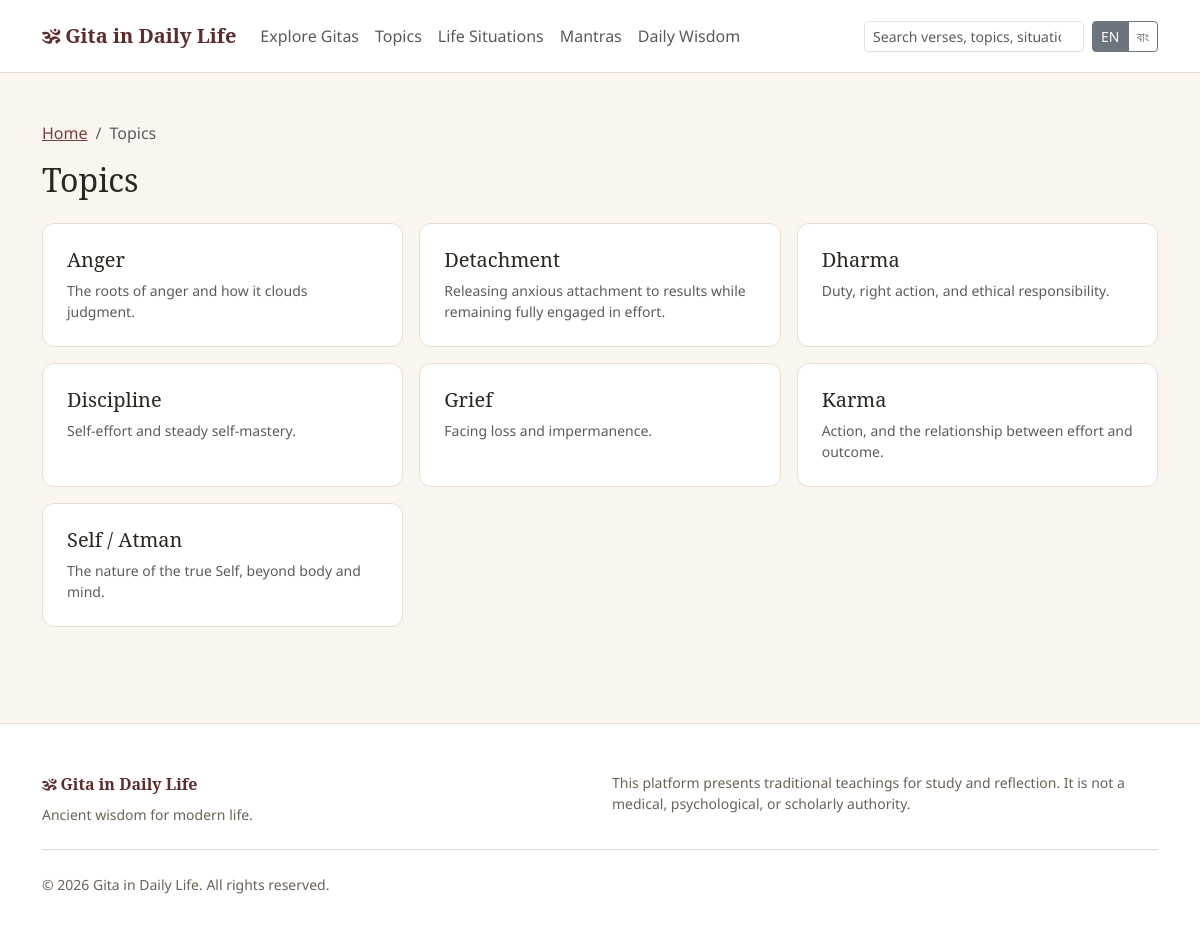
The app's page /public/topics with its own data.
### tables this page shows
CREATE TABLE settings (
    id INT UNSIGNED AUTO_INCREMENT PRIMARY KEY,
    setting_key VARCHAR(150) NOT NULL UNIQUE,
    setting_value TEXT NULL,
    setting_group VARCHAR(60) NOT NULL DEFAULT 'general'
);

CREATE TABLE topics (
    id INT UNSIGNED AUTO_INCREMENT PRIMARY KEY,
    name VARCHAR(150) NOT NULL,
    slug VARCHAR(160) NOT NULL UNIQUE,
    description TEXT NULL,
    status ENUM('draft','pending','published','archived') NOT NULL DEFAULT 'published',
    created_at DATETIME NOT NULL DEFAULT CURRENT_TIMESTAMP,
    updated_at DATETIME NOT NULL DEFAULT CURRENT_TIMESTAMP ON UPDATE CURRENT_TIMESTAMP,
    INDEX idx_topics_status (status)
);

### app/core/Controller.php (called while the page is built, shortened)
<?php
abstract class Controller
{
    protected function view(string $view, array $data = []): void
    {
        extract($data, EXTR_SKIP);
        $viewFile = VIEWS_PATH . '/frontend/' . $view . '.php';
        $metaDescription = $data['metaDescription'] ?? Setting::get('default_meta_description', 'Ancient wisdom for modern life.');
        require $viewFile;
    }
}

### modules/TopicController.php (called while the page is built, shortened)
<?php
final class TopicController extends Controller
{
    public function index(): void
    {
        $this->view('topics/index', [
            'pageTitle' => 'Topics — ' . APP_NAME,
            'topics' => Topic::published(),
        ]);
    }
}

### public/index.php (called while the page is built, shortened)
<?php
require_once __DIR__ . '/../app/bootstrap.php';
$router = new Router();
$router->dispatch();

### app/helpers/functions.php (called while the page is built, shortened)
<?php
function e(?string $value): string
{
    return htmlspecialchars((string) $value, ENT_QUOTES, 'UTF-8');
}
function url(string $path = ''): string
{
    return APP_BASE_PATH . '/' . ltrim($path, '/');
}
function current_lang(): string
{
    return Session::get('lang', DEFAULT_LANGUAGE);
}
function __t(string $key, array $replace = []): string
{
    static $cache = [];
    $lang = current_lang();
    if (!isset($cache[$lang])) {
        $file = LANGUAGES_PATH . '/' . $lang . '.php';
        $cache[$lang] = is_file($file) ? require $file : [];
    }
    $text = $cache[$lang][$key] ?? $key;
    return $text;
}
function str_excerpt(?string $text, int $length = 160): string
{
    $text = trim((string) $text);
    if (mb_strlen($text) <= $length) {
        return $text;
    }
    $truncated = mb_substr($text, 0, $length);
    return $truncated . '…';
}

### app/core/Database.php (called while the page is built, shortened)
<?php
final class Database
{
    private static ?PDO $instance = null;
    public static function connection(): PDO
    {
        if (self::$instance === null) {
            $dsn = sprintf('mysql:host=%s;dbname=%s;charset=%s', DB_HOST, DB_NAME, DB_CHARSET);
            self::$instance = new PDO($dsn, DB_USER, DB_PASS, [
                PDO::ATTR_ERRMODE => PDO::ERRMODE_EXCEPTION,
                PDO::ATTR_DEFAULT_FETCH_MODE => PDO::FETCH_ASSOC,
                PDO::ATTR_EMULATE_PREPARES => false,
            ]);
        }
        return self::$instance;
    }
}

### app/core/Model.php (called while the page is built, shortened)
<?php
abstract class Model
{
    protected static string $table = '';
    protected static function db(): PDO
    {
        return Database::connection();
    }
    protected static function assertSafeIdentifier(string $identifier): string
    {
        return $identifier;
    }
    public static function all(string $orderBy = ''): array
    {
        $sql = 'SELECT * FROM ' . static::$table;
        return self::db()->query($sql)->fetchAll();
    }
    public static function where(array $conditions = [], string $orderBy = '', ?int $limit = null, ?int $offset = null): array
    {
        [$whereSql, $params] = self::buildWhere($conditions);
        $sql = 'SELECT * FROM ' . static::$table . $whereSql;
        if ($orderBy !== '') {
            $sql .= ' ORDER BY ' . self::sanitizeOrderBy($orderBy);
        }
        $stmt = self::db()->prepare($sql);
        $stmt->execute($params);
        return $stmt->fetchAll();
    }
    protected static function buildWhere(array $conditions, bool $withKeyword = true): array
    {
        $parts = [];
        $params = [];
        foreach ($conditions as $column => $value) {
            if ($value === null) {
                $parts[] = $column . ' IS NULL';
            } else {
                $parts[] = $column . ' = ?';
                $params[] = $value;
            }
        }
        $sql = implode(' AND ', $parts);
        return [($withKeyword ? ' WHERE ' : '') . $sql, $params];
    }
    protected static function sanitizeOrderBy(string $orderBy): string
    {
        $parts = array_map('trim', explode(',', $orderBy));
        $safe = [];
        foreach ($parts as $part) {
            if (preg_match('/^([a-zA-Z_][a-zA-Z0-9_]*)\s*(ASC|DESC)?$/i', $part, $m)) {
                $safe[] = $m[1] . (isset($m[2]) ? ' ' . strtoupper($m[2]) : '');
            }
        }
        return $safe === [] ? '' : implode(', ', $safe);
    }
}

### app/models/Setting.php (called while the page is built, shortened)
<?php
final class Setting extends Model
{
    public static function get(string $key, ?string $default = null): ?string
    {
        static $cache = null;
        if ($cache === null) {
            $cache = [];
            foreach (self::all() as $row) {
                $cache[$row['setting_key']] = $row['setting_value'];
            }
        }
        return $cache[$key] ?? $default;
    }
}

### app/core/Session.php (called while the page is built, shortened)
<?php
final class Session
{
    public static function get(string $key, $default = null)
    {
        return $_SESSION[$key] ?? $default;
    }
}

### app/bootstrap.php (called while the page is built, shortened)
<?php
require_once APP_PATH . '/config/config.php';
spl_autoload_register(function (string $class): void {
    static $dirs = null;
    if ($dirs === null) {
        $dirs = [
            APP_PATH . '/core',
            APP_PATH . '/models',
            APP_PATH . '/services',
            ROOT_PATH . '/modules',
        ];
    }
    foreach ($dirs as $dir) {
        $file = $dir . '/' . $class . '.php';
        if (is_file($file)) {
            return;
        }
    }
});
require_once APP_PATH . '/helpers/functions.php';

### app/models/Topic.php (called while the page is built, shortened)
<?php
final class Topic extends Model
{
    public static function published(): array
    {
        return self::where(['status' => 'published'], 'name ASC');
    }
}

### app/core/Request.php (called while the page is built, shortened)
<?php
final class Request
{
    public static function uri(): string
    {
        $uri = $_SERVER['REQUEST_URI'] ?? '/';
        $path = parse_url($uri, PHP_URL_PATH);
        return $path === false || $path === null ? '/' : $path;
    }
}

### views/frontend/topics/index.php (the view)
<div class="container py-5">
  <nav aria-label="breadcrumb"><ol class="breadcrumb"><li class="breadcrumb-item"><a href="<?= e(url('')) ?>"><?= e(__t('breadcrumb.home')) ?></a></li><li class="breadcrumb-item active"><?= e(__t('breadcrumb.topics')) ?></li></ol></nav>
  <h1 class="h2 font-serif mb-4"><?= e(__t('topics.page_title')) ?></h1>
  <div class="row g-3">
    <?php foreach ($topics as $topic): ?>
      <div class="col-md-4">
        <a href="<?= e(url('topics/' . $topic['slug'])) ?>" class="card-gidl p-4 d-block text-decoration-none text-reset h-100">
          <h2 class="h5 font-serif"><?= e($topic['name']) ?></h2>
          <p class="text-muted small mb-0"><?= e(str_excerpt($topic['description'], 100)) ?></p>
        </a>
      </div>
    <?php endforeach; ?>
  </div>
</div>

### app/core/Router.php (shortened to what this page needs)
<?php
final class Router
{
    private array $routes = [];
    public function get(string $pattern, string $handler): void
    {
        $this->routes[] = ['GET', $pattern, $handler];
    }
    public function dispatch(): void
    {
        $uri = $this->currentPath();
        foreach ($this->routes as [$routeMethod, $pattern, $handler]) {
            $regex = $this->patternToRegex($pattern);
            if (preg_match($regex, $uri, $matches)) {
                $params = array_filter($matches, static fn ($key) => !is_int($key), ARRAY_FILTER_USE_KEY);
                $this->callHandler($handler, array_values($params));
                return;
            }
        }
    }
    private function currentPath(): string
    {
        $uri = Request::uri();
        $base = APP_BASE_PATH;
        if ($base !== '' && str_starts_with($uri, $base)) {
            $uri = substr($uri, strlen($base));
        }
        $uri = '/' . trim($uri, '/');
        return $uri;
    }
    private function patternToRegex(string $pattern): string
    {
        $pattern = rtrim($pattern, '/');
        if ($pattern === '') {
            $pattern = '/';
        }
        $regex = preg_replace('#\{([a-zA-Z_][a-zA-Z0-9_]*)\}#', '(?P<$1>[^/]+)', $pattern);
        return '#^' . $regex . '$#u';
    }
    private function callHandler(string $handler, array $params): void
    {
        [$controllerName, $methodName] = explode('@', $handler);
        $controller = new $controllerName();
        $controller->$methodName(...$params);
    }
}

### public/assets/css/style.css (style rules this page uses)
:root { --gidl-bg: #faf6ef; --gidl-surface: #ffffff; --gidl-text: #2b2620; --gidl-text-muted: #6b6156; --gidl-border: #e8dfd0; --gidl-primary: #7a3b3b; --gidl-primary-dark: #5e2c2c; --gidl-accent: #c98a3e; }
body { background-color: var(--gidl-bg); color: var(--gidl-text); font-family: 'Noto Sans', system-ui, -apple-system, "Segoe UI", sans-serif; }
.font-serif, h1, h2, h3, h4, .verse-sanskrit { font-family: 'Noto Serif', Georgia, 'Times New Roman', serif; }
a { color: var(--gidl-primary); }
.card-gidl { background: var(--gidl-surface); border: 1px solid var(--gidl-border); border-radius: .75rem; transition: box-shadow .15s ease, transform .15s ease; }

### records on screen
settings: setting_value "Home", setting_value "Topics"
topics: name "Anger", description "The roots of anger and how it clouds judgment."
topics: name "Detachment", description "Releasing anxious attachment to results while remaining fully engaged in effort."
topics: name "Dharma", description "Duty, right action, and ethical responsibility."
topics: name "Discipline", description "Self-effort and steady self-mastery."
topics: name "Grief", description "Facing loss and impermanence."
topics: name "Karma", description "Action, and the relationship between effort and outcome."
topics: name "Self / Atman", description "The nature of the true Self, beyond body and mind."

### other values on screen
__t('nav.gitas') "Explore Gitas"
__t('nav.topics') "Topics"
__t('nav.situations') "Life Situations"
__t('nav.mantras') "Mantras"
__t('nav.daily_wisdom') "Daily Wisdom"
Setting::get('site_tagline', 'Ancient wisdom for modern life.') "Ancient wisdom for modern life."
__t('footer.disclaimer') "This platform presents traditional teachings for study and reflection. It is not a medical, psychological, or scholarly authority."
__t('footer.rights') "All rights reserved."
